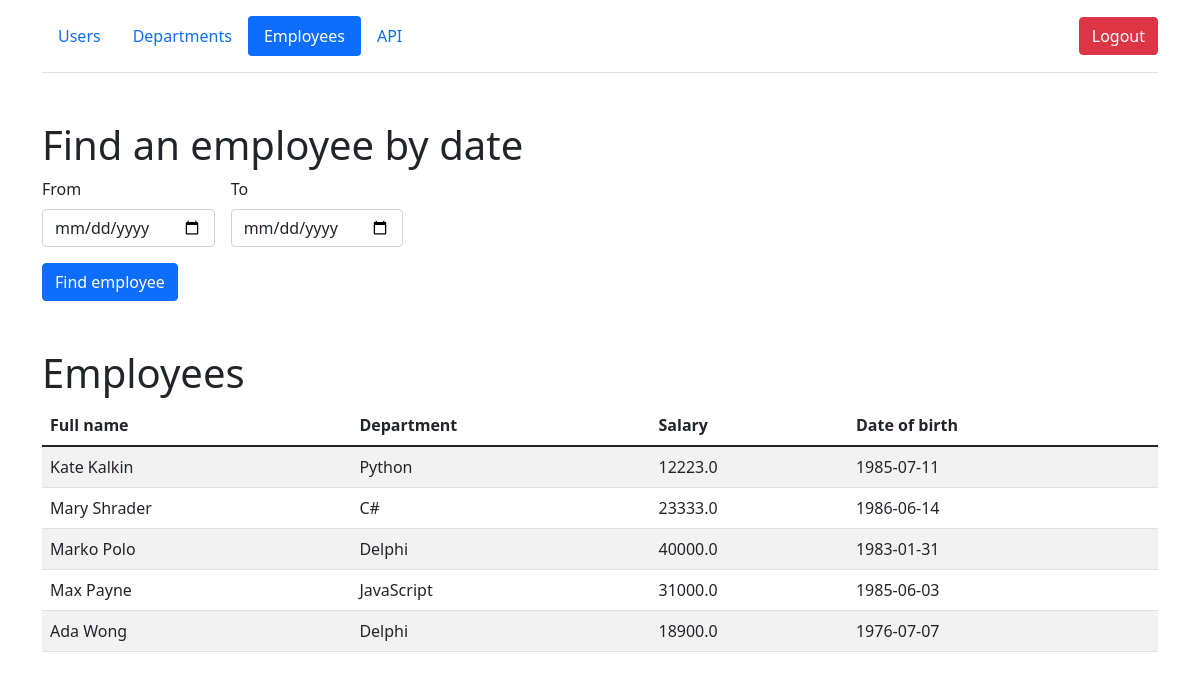
Screenshot of /employees (signed in) with the database file from the repository.
### models/employees.py (models this page shows, shortened)
class Employees(db.Model):
    __table_args__ = {'extend_existing': True}
    id = db.Column(db.Integer, primary_key=True)
    department = db.Column(db.String(50), nullable=False)
    name = db.Column(db.String(50), nullable=False)
    birth_date = db.Column(db.Date, nullable=False)
    salary = db.Column(db.Float, nullable=False)

### views/views_employees.py (the view, shortened to what this page needs)
@api_employees.route('/employees', methods=['POST', 'GET'])
@login_required
def employees_page():
    departments = Departments.query.all()
    employees = Employees.query.all()
    if session.get('user') == ADMIN:
        return render_template('employees.html', employees=employees, departments=departments)
    return render_template('employees_for_users.html', employees=employees, departments=departments)

### views/views_employees.py (called while the page is built)
@api_employees.before_request
def check_session():
    users = User.query.filter_by(login=session.get('user')).all()
    if users:
        login_user(users[0])
        session.permanent = False
    else:
        return redirect('/')

### templates/employees_for_users.html (shortened to what this page needs)
{% extends 'base.html' %}
{% block body %}
<div class="container">
        <header class="d-flex flex-wrap align-items-center justify-content-center justify-content-md-between py-3 mb-4 border-bottom">
          <ul class="nav nav-pills">
              <li class="nav-item"><a href="/users" class="nav-link">Users</a></li>
            <li class="nav-item"><a href="/departments" class="nav-link">Departments</a></li>
            <li class="nav-item"><a href="/employees" class="nav-link active">Employees</a></li>
              <li class="nav-item"><a href="/api_list" class="nav-link">API</a></li>
          </ul>
            <div class="col-md-3 text-end">
                <a href="/logout">
                    <button type="button" class="btn btn-danger">Logout</button>
                </a>
              </div>
        </header>
      </div>
<div class="container mt-5">
    <h1>Find an employee by date</h1>
     <form id="find_by_date" method="post" class="row g-3 needs-validation" novalidate>
        <div class="col-md-2">
                    <label for="validationCustom1" class="form-label">From</label>
                    <input name="From" id="validationCustom0" type="date" class="form-control">
        </div>
         <div class="col-md-2">
                    <label for="validationCustom1" class="form-label">To</label>
                    <input name="To" id="validationCustom1" type="date" class="form-control">
        </div>
         <div class="col-12">
                <button class="btn btn-primary" type="submit">Find employee</button>
              </div>
     </form>
</div>
<div class="container mt-5">
    <h1>Employees</h1>
        <table id="data" class="table table-striped">
            <thead>
              <tr>
                <th>Full name</th>
                  <th>Department</th>
                  <th>Salary</th>
                  <th>Date of birth</th>
              </tr>
            </thead>
            <tbody>
              {% for emp in employees %}
                <tr>
                  <td>{{ emp.name }}</td>
                  <td>{{ emp.department }}</td>
                    <td>{{ emp.salary }}</td>
                    <td>{{ emp.birth_date }}</td>
                </tr>
              {% endfor %}
            </tbody>
        </table>
</div>
{% endblock %}

### rows the page displays
Employees: name "Kate Kalkin", department "Python", salary "12223.0", birth_date "1985-07-11"
Employees: name "Mary Shrader", department "C#", salary "23333.0", birth_date "1986-06-14"
Employees: name "Marko Polo", department "Delphi", salary "40000.0", birth_date "1983-01-31"
Employees: name "Max Payne", department "JavaScript", salary "31000.0", birth_date "1985-06-03"
Employees: name "Ada Wong", department "Delphi", salary "18900.0", birth_date "1976-07-07"
